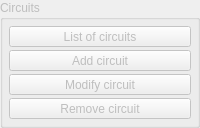
    <widget class="QGroupBox" name="gb_circuits">
     <property name="enabled">
      <bool>false</bool>
     </property>
     <property name="title">
      <string>Circuits</string>
     </property>
     <layout class="QVBoxLayout" name="verticalLayout_8">
      <property name="spacing">
       <number>3</number>
      </property>
      <property name="margin">
       <number>6</number>
      </property>
      <item>
       <widget class="QToolButton" name="tbtn_view_circuits">
        <property name="sizePolicy">
         <sizepolicy hsizetype="Minimum" vsizetype="Fixed">
          <horstretch>0</horstretch>
          <verstretch>0</verstretch>
         </sizepolicy>
        </property>
        <property name="statusTip">
         <string>View list of circuits</string>
        </property>
        <property name="text">
         <string>List of circuits</string>
        </property>
        <property name="icon">
         <iconset resource="resources.qrc">
          <normaloff>:/images/images/view.png</normaloff>:/images/images/view.png</iconset>
        </property>
        <property name="iconSize">
         <size>
          <width>16</width>
          <height>16</height>
         </size>
        </property>
        <property name="checkable">
         <bool>true</bool>
        </property>
        <property name="toolButtonStyle">
         <enum>Qt::ToolButtonTextBesideIcon</enum>
        </property>
       </widget>
      </item>
      <item>
       <widget class="QToolButton" name="tbtn_add_circuit">
        <property name="sizePolicy">
         <sizepolicy hsizetype="Minimum" vsizetype="Fixed">
          <horstretch>0</horstretch>
          <verstretch>0</verstretch>
         </sizepolicy>
        </property>
        <property name="statusTip">
         <string>Add a new circuit to the selected customer</string>
        </property>
        <property name="text">
         <string>Add circuit</string>
        </property>
        <property name="icon">
         <iconset resource="resources.qrc">
          <normaloff>:/images/images/add16.png</normaloff>:/images/images/add16.png</iconset>
        </property>
        <property name="iconSize">
         <size>
          <width>16</width>
          <height>16</height>
         </size>
        </property>
        <property name="toolButtonStyle">
         <enum>Qt::ToolButtonTextBesideIcon</enum>
        </property>
       </widget>
      </item>
      <item>
       <widget class="QToolButton" name="tbtn_modify_circuit">
        <property name="enabled">
         <bool>false</bool>
        </property>
        <property name="sizePolicy">
         <sizepolicy hsizetype="Minimum" vsizetype="Fixed">
          <horstretch>0</horstretch>
          <verstretch>0</verstretch>
         </sizepolicy>
        </property>
        <property name="statusTip">
         <string>Modify the selected circuit</string>
        </property>
        <property name="text">
         <string>Modify circuit</string>
        </property>
        <property name="icon">
         <iconset resource="resources.qrc">
          <normaloff>:/images/images/edit.png</normaloff>:/images/images/edit.png</iconset>
        </property>
        <property name="iconSize">
         <size>
          <width>16</width>
          <height>16</height>
         </size>
        </property>
        <property name="toolButtonStyle">
         <enum>Qt::ToolButtonTextBesideIcon</enum>
        </property>
       </widget>
      </item>
      <item>
       <widget class="QToolButton" name="tbtn_remove_circuit">
        <property name="enabled">
         <bool>false</bool>
        </property>
        <property name="sizePolicy">
         <sizepolicy hsizetype="Minimum" vsizetype="Fixed">
          <horstretch>0</horstretch>
          <verstretch>0</verstretch>
         </sizepolicy>
        </property>
        <property name="statusTip">
         <string>Remove the selected circuit</string>
        </property>
        <property name="text">
         <string>Remove circuit</string>
        </property>
        <property name="icon">
         <iconset resource="resources.qrc">
          <normaloff>:/images/images/remove16.png</normaloff>:/images/images/remove16.png</iconset>
        </property>
        <property name="iconSize">
         <size>
          <width>16</width>
          <height>16</height>
         </size>
        </property>
        <property name="toolButtonStyle">
         <enum>Qt::ToolButtonTextBesideIcon</enum>
        </property>
       </widget>
      </item>
     </layout>
    </widget>
